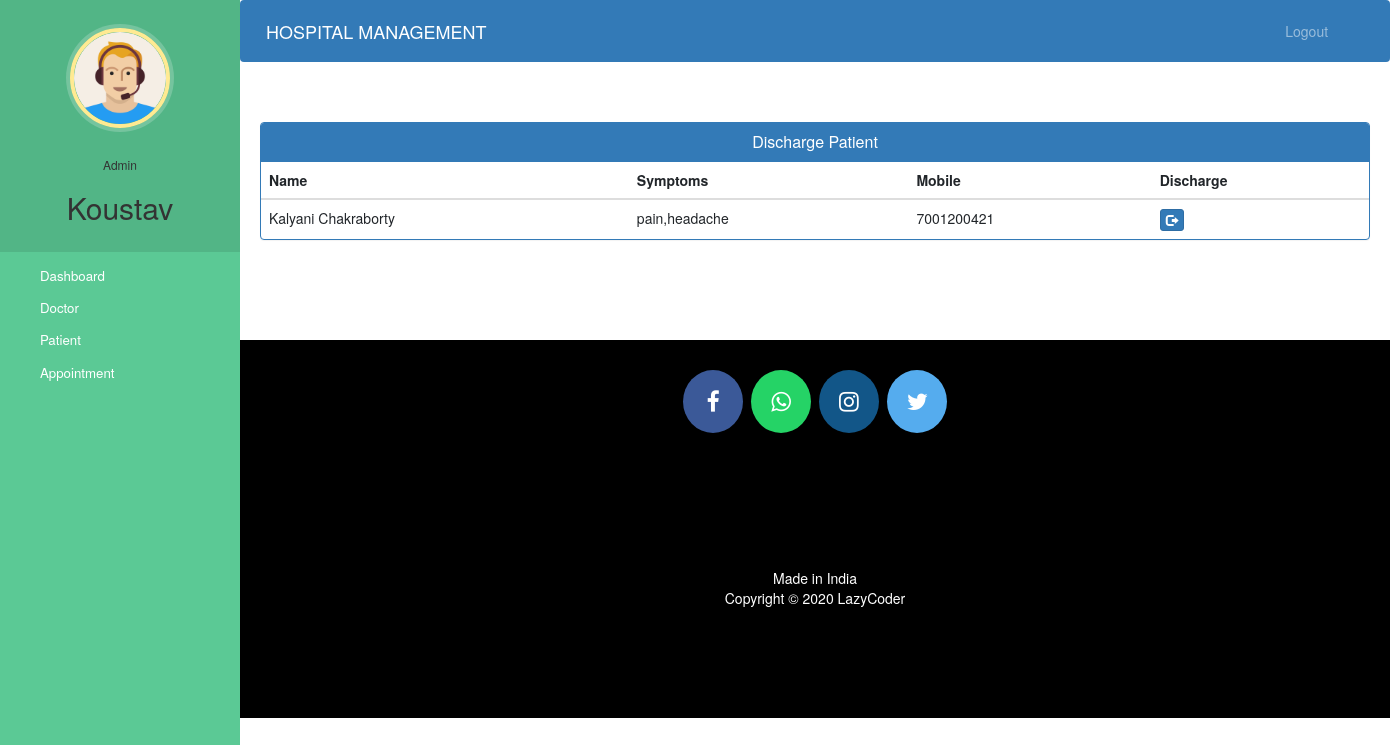
Screenshot of /admin-discharge-patient (signed in) with the database file from the repository.
### hospital/models.py (models this page shows, shortened)
class Patient(models.Model):
    user=models.OneToOneField(User,on_delete=models.CASCADE)
    profile_pic= models.ImageField(upload_to='profile_pic/PatientProfilePic/',null=True,blank=True)
    address = models.CharField(max_length=40)
    mobile = models.CharField(max_length=20,null=False)
    symptoms = models.CharField(max_length=100,null=False)
    assignedDoctorId = models.PositiveIntegerField(null=True)
    admitDate=models.DateField(auto_now=True)
    status=models.BooleanField(default=False)
    @property
    def get_name(self):
        return self.user.first_name+" "+self.user.last_name

### hospital/views.py (the view)
# urls.py: path('admin-discharge-patient', views.admin_discharge_patient_view,name='admin-discharge-patient'),
@login_required(login_url='adminlogin')
@user_passes_test(is_admin)
def admin_discharge_patient_view(request):
    patients=models.Patient.objects.all().filter(status=True)
    return render(request,'hospital/admin_discharge_patient.html',{'patients':patients})

### hospital/views.py (called while the page is built)
def is_admin(user):
    return user.groups.filter(name='ADMIN').exists()

### templates/hospital/admin_discharge_patient.html (shortened to what this page needs)
{% extends 'hospital/admin_base.html' %}
{% block content %}
<head>
  <link href="//netdna.bootstrapcdn.com/bootstrap/3.0.0/css/bootstrap.min.css" rel="stylesheet" id="bootstrap-css">
</head>
<div class="container">
  <div class="panel panel-primary">
    <div class="panel-heading">
      <h6 class="panel-title">Discharge Patient</h6>
    </div>
    <table class="table table-hover" id="dev-table">
      <thead>
        <tr>
          <th>Name</th>
          <th>Symptoms</th>
          <th>Mobile</th>
          <th>Discharge</th>
        </tr>
      </thead>
      {% for p in patients %}
      <tr>
        <td> {{p.get_name}}</td>
        <td>{{p.symptoms}}</td>
        <td>{{p.mobile}}</td>
        <td><a class="btn btn-primary btn-xs" href="{% url 'discharge-patient' p.id  %}"><span class="glyphicon glyphicon-log-out"></span></a></td>
      </tr>
      {% endfor %}
    </table>
  </div>
</div>
{% endblock content %}

### templates/hospital/admin_base.html (shortened to what this page needs)
<!DOCTYPE html>
{% load static %}
<html lang="en">
<head>
  <link rel="stylesheet" href="https://stackpath.bootstrapcdn.com/bootstrap/4.3.1/css/bootstrap.min.css">
  <link rel="stylesheet" href="https://maxcdn.bootstrapcdn.com/font-awesome/4.7.0/css/font-awesome.min.css">
  <link rel="stylesheet" href="{% static '/style.css' %}">
</head>
<body>
  <nav class="menu" tabindex="0">
    <header class="avatar">
      <img src="{% static "images/adminpropic.png" %}" />
      <br><br>
      <h6>Admin</h6>
      <h2>{{request.user.first_name}}</h2>
    </header>
    <ul>
      <li tabindex="0" class="icon-dashboard"> <a style="color:white; text-decoration:none;" href="/admin-dashboard"><span>Dashboard</span></a> </li>
      <li tabindex="0" class="icon-customers"> <a style="color:white; text-decoration:none;" href="/admin-doctor"><span>Doctor</span></a></li>
      <li tabindex="0" class="icon-users"> <a style="color:white; text-decoration:none;" href="/admin-patient"><span>Patient</span></a></li>
      <li tabindex="0" class="icon-calendar"> <a style="color:white; text-decoration:none;" href="/admin-appointment"><span>Appointment</span></a></li>
    </ul>
  </nav>
  <main>
    <div class="bs-example">
      <nav class="navbar navbar-expand-md  navbar-dark fixed-top" style="background:#337AB7;">
        <a href="/admin-dashboard" class="navbar-brand">HOSPITAL MANAGEMENT</a>
        <div class="collapse navbar-collapse justify-content-between" id="navbarCollapse">
          <div class="navbar-nav" style=" margin-left: 90%;">
            <a href="/logout" class="nav-item nav-link">Logout</a>
          </div>
        </div>
      </nav>
    </div>
    <br><br>
    {% block content %}
    {% endblock content %}
    <br><br><br><br>
    <footer>
      <p>
        <a id="ftr" href="https://facebook.com/sumit.luv/" class="fa fa-facebook"></a>
        <a id="ftr" href="https://api.whatsapp.com/send?phone=919572181024&text=Hello%20Sumit.%0d%0aHow%20are%20you%20%3f%0d%0aI%20came%20from%20your%20website.&source=&data=#" class="fa fa-whatsapp"></a>
        <a id="ftr" href="https://instagram.com/sumit.luv" class="fa fa-instagram"></a>
        <a id="ftr" href="https://twitter.com/sumitkumar1503" class="fa fa-twitter"></a>
      </p>
      <br>
      <div class="container">
        <div class="row">
          <div class="col-md-12 col-sm-12">
            <div style="color:#ffffff;" class="wow fadeInUp footer-copyright">
              <p>Made in India <br>
                Copyright &copy; 2020 LazyCoder </p>
            </div>
          </div>
        </div>
      </div>
    </footer>
  </main>
</body>
</html>

### static/style.css (style rules this page uses)
body { padding-left: 240px; }
main { position: relative; height: 100vh; }
.menu { background: #5bc995; height: 100vh; width: 240px; position: fixed; top: 0px; left: 0; z-index: 5; outline: none; }
.menu .avatar { background: rgba(0, 0, 0, 0.1); padding: 2em 0.5em; text-align: center; }
.menu .avatar img { width: 100px; border-radius: 50%; overflow: hidden; border: 4px solid #ffea92; box-shadow: 0 0 0 4px rgba(255, 255, 255, 0.2); }
.menu .avatar h2 { font-weight: normal; margin-bottom: 0; }
.menu ul { list-style: none; padding: 0.5em 0; margin: 0; }
.menu ul li { padding: 0.5em 1em 0.5em 3em; font-size: 0.95em; font-weight: regular; background-repeat: no-repeat; background-position: left 15px center; background-size: auto 20px; transition: all 0.15s linear; cursor: pointer; }
.menu ul li.icon-dashboard { background-image: url("http://www.entypo.com/images//gauge.svg"); }
.menu ul li.icon-customers { background-image: url("http://www.entypo.com/images//briefcase.svg"); }
.menu ul li.icon-users { background-image: url("http://www.entypo.com/images//users.svg"); }
.menu ul li.icon-calendar { background-image: url("http://www.entypo.com/images//calendar.svg"); }

### templates/hospital/admin_base.html (style rules this page uses)
a:link { text-decoration: none; }
a { color: white; }
footer { padding: 0px 0px 0px 0px; background-color: black; margin: 0px; }
#ftr { padding: 20px; }
.fa { font-size: 23px; width: 60px; text-align: center; text-decoration: none; margin: 5px 2px; border-radius: 50%; }
.fa-facebook { background: #3B5998; color: white; margin-top: 30px; }
.fa-whatsapp { background: #25d366; color: white; }
.fa-twitter { background: #55ACEE; color: white; }
.fa-instagram { background: #125688; color: white; }
p { text-align: center; }
body { padding-left: 240px; }
main { position: relative; height: 100vh; }
.menu { background: #5bc995; height: 100vh; width: 240px; position: fixed; top: 0px; left: 0; z-index: 5; outline: none; }
.menu .avatar { background: rgba(0, 0, 0, 0.1); padding: 2em 0.5em; text-align: center; }
.menu .avatar img { width: 100px; border-radius: 50%; overflow: hidden; border: 4px solid #ffea92; box-shadow: 0 0 0 4px rgba(255, 255, 255, 0.2); }
.menu .avatar h2 { font-weight: normal; margin-bottom: 0; }
.menu ul { list-style: none; padding: 0.5em 0; margin: 0; }
.menu ul li { padding: 0.5em 1em 0.5em 3em; font-size: 0.95em; font-weight: regular; background-repeat: no-repeat; background-position: left 15px center; background-size: auto 20px; transition: all 0.15s linear; cursor: pointer; }
.menu ul li.icon-dashboard { background-image: url("http://www.entypo.com/images//gauge.svg"); }
.menu ul li.icon-customers { background-image: url("http://www.entypo.com/images//briefcase.svg"); }
.menu ul li.icon-users { background-image: url("http://www.entypo.com/images//users.svg"); }
.menu ul li.icon-calendar { background-image: url("http://www.entypo.com/images//calendar.svg"); }

### templates/hospital/admin_discharge_patient.html (style rules this page uses)
a:link { text-decoration: none; }
h6 { text-align: center; }
.row { margin: 100px; }

### rows the page displays
Patient: get_name "Kalyani Chakraborty", symptoms "pain,headache", mobile "7001200421"

### other values shown
{{ request.user.first_name }} "Koustav"
